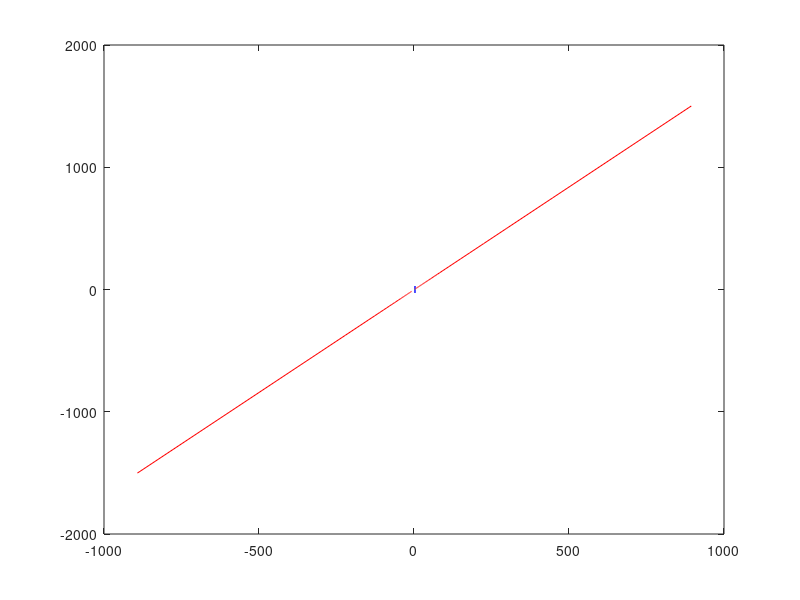

Source code (MATLAB): (Note: this script raises an error after producing the figure.)
clear all 

% Vs=127/(VI-VK)*V1-(115*VK+VI*12)/(VI-VK);                                                                                                                       
% amm=0.1*(50-Vs)/(exp((50-Vs)/10)-1);                                                                                                                            
% bmm=4*exp((25-Vs)/18);                                                                                                                                          
% ah=0.07*exp((25-Vs)/20);                                                                                                                                        
% bh=1.0/(1+exp((55-Vs)/10));                                                                                                                                     
% an=0.01*(55-Vs)/(exp((55-Vs)/10)-1);                                                                                                                            
% bn=0.125*exp((45-Vs)/80);                                                                                                                                       
% minf=amm/(amm+bmm);                                                                                                                                             
% hinf=ah/(ah+bh);                                                                                                                                                
% ninf=an/(an+bn);                                                                                                                                                
% xinf=1/(exp(0.2*(-V1-50+xshift))+1);                                                                                                                            
% tauh=12.5/(ah+bh);                                                                                                                                              
% taun=12.5/(an+bn);                                                                                                                                              
% taux=100;                                                                                                                                                       
% V1'=-gsyn*(V1+60)+Iapp+gI*minf^3*h1*(VI-V1)+gK*n1^4*(VK-V1)+gT*x1*(VI-V1)+gKCa*Ca1/(.5+Ca1)*(VK-V1)+gL*(VL-V1)+gh*(((1./(1.+exp(-(V1+63.)/7.8)))^3)*y1*(70-V1));
% h1'=(hinf-h1)/tauh;                                                                                                                                             
% n1'=(ninf-n1)/taun;                                                                                                                                             
% y1'=0.5*((1./(1+exp(10*(V1+50.))))-y1)/(7.1+10.4/(1+exp((V1+68.)/2.2)));                                                                                        
% x1'=(xinf-x1)/taux;                                                                                                                                             
% Ca1'=rho*(Kc*x1*(VCa-V1+Cashift)-Ca1);                                                                                                                          

gI=4;
gK=0.3;
gT=0.01;
gKCa=0.03;
gL=0.003;
gh=0.0005;
VI=30;
VK=-75;
VL=-40;
VCa=140;
Vca=140;
Kc=0.0085;
rho=0.0003;
gsyn=0.00;
Iapp=-0.0;

dca=-40;
dx=-4;
g21=0;
s2=0;
gh=0.000;
%dca_shift=-100:1:100;

V1=-68:0.1:-40;
figure(5)
clf 
h1=(0.07*exp((25-(127*V1/105+8265/105))/20))./(0.07*exp((25-(127*V1/105 + 8265/105))/20) + (1.0./(1 + exp((55 - (127*V1/105 + 8265/105))/10)))) ;
n1= (0.01*(55 -(127*V1/105+8265/105))/(exp((55-(127*V1/105+8265/105))/10)- 1))./((0.01*(55 - (127*V1/105 + 8265/105))./(exp((55-(127*V1/105+8265/105))/10)-1))+(0.125*exp((45-(127*V1/105+8265/105))/80)) )  ;
Vhh   = -50;
y1=1./(1+exp(10*(V1-Vhh)));
x1=1./(1+exp(-0.15*(V1+50-dx)));  
Q=4*((0.1*(50-(127*V1./105+8265/105))/(exp((50 - (127*V1./105 ...
    +8265/105))/10) - 1))./((0.1*(50 - (127*V1./105 + 8265/105))./(exp((50 - (127*V1./105 + 8265/105))/10) - 1))+...
    (4*exp((25 - (127*V1/105 + 8265/105))/18)))).^3.*h1.*(30 - V1) +gh*1./((1+exp(-(V1+63)/7.8))).^3.*y1.*(-V1+70) + 0.01*x1.*(30-V1) ...
    + 0.003*(-40-V1) + 0.3*n1.^4.*(-75 - V1) -g21*(V1+80);
Ca1=0.5*Q./(-Q+0.03*(75+V1));
plot (Ca1,x1,'b','LineWidth',5)
hold on
plot (Ca1,x1,'b','LineWidth',5)
hold on

clear x1 Ca1 V1
V1=-69:0.1:40;
Vs=127/(VI-VK)*V1-(115*VK+VI*12)/(VI-VK);                                                                                                                      
amm=0.1*(50-Vs)/(exp((50-Vs)/10)-1);                                                                                                                           
bmm=4*exp((25-Vs)/18);                                                                                                                                         
ah=0.07*exp((25-Vs)/20);                                                                                                                                       
bh=1.0./(1+exp((55-Vs)/10));                                                                                                                                    
an=0.01*(55-Vs)/(exp((55-Vs)/10)-1);                                                                                                                           
bn=0.125*exp((45-Vs)/80);                                                                                                                                      
minf=amm./(amm+bmm);                                                                                                                                            
hinf=ah./(ah+bh);                                                                                                                                               
ninf=an./(an+bn);                                                                                                                                               
tauh=12.5./(ah+bh);                                                                                                                                             
taun=12.5./(an+bn);                                                                                                                                             
taux=100;                                                                                                                                                                                                                                                                                                                                                                                                     
h1=hinf;                                                                                                                                             
n1=ninf;                                                                                                                                             
y1=1./(1+exp(10*(V1+50.)));    
xinf=1./(1+exp(-0.2*(V1+50-dx)));                                                                                                                            
Q1=-gsyn*(V1+80)+Iapp+gI*minf.^3.*h1.*(VI-V1)+gK*n1.^4.*(VK-V1) + gT*xinf.*(VI-V1)+gL*(VL-V1)+gh*(((1./(1.+exp(-(V1+63.)/7.8))).^3).*y1.*(70-V1));
% solve for Q1 = -0.03*Ca1./(Ca1+0.5).*(V1+75)
Ca1=0.0085*xinf.*(140-V1+dca);
Ca2=0.5*Q1./(0.03*(V1+75)-Q1);
x22=Ca2./(0.0085*(140-V1+dca));
plot (Ca2,xinf,'green')

%Ca2=16.6667*Q1./(V1-33.333.*Q1+75);

% nullcline Ca'=0
Ca1=0.0085*xinf.*(140-V1+dca);
Q11=-gsyn*(V1+80)+Iapp+gI*minf.^3.*h1.*(VI-V1)+gK*n1.^4.*(VK-V1)+0.03*Ca1./(0.5+Ca1).*(V1+75) +gL*(VL-V1)+gh*(((1./(1.+exp(-(V1+63.)/7.8))).^3).*y1.*(70-V1));
x11=Q11./(gT*(VI-V1));
Ca3=0.0085*x11.*(140-V1+dca);
plot (Ca3,x11,'r')
hold on

load('ca_sweep_ih_0.mat')
% %  % low stable branch 
Vvar= x(1,1:end);
nvar= x(2,1:end); 
xvar= x(5,1:end);
Cavar=x(6,1:end);
plot(Cavar, xvar,'Color',[0.8 0.8 0.8],'LineWidth',2)
hold on
load('eq1.mat')
Vvar= x(1,1:end);
nvar= x(2,1:end); 
xvar= x(5,1:end);
Cavar=x(6,1:end);
plot(Cavar,xvar,'Color',[0.8 0.8 0.8],'LineWidth',2)
hold on
load('eq2.mat')
Vvar= x(1,1:end);
nvar= x(2,1:end); 
xvar= x(5,1:end);
Cavar=x(6,1:end);
plot(Cavar,xvar,'Color',[0.8 0.8 0.8],'LineWidth',2)
hold on

axis([-0.2 2.6 -0.1 1.])


figure(6)
clf 
plot (Ca1, V1)
hold on 
plot(Cavar,Vvar,'Color',[0.8 0.8 0.8],'LineWidth',2)
hold on

axis([-0.2 2.6 -80 40])